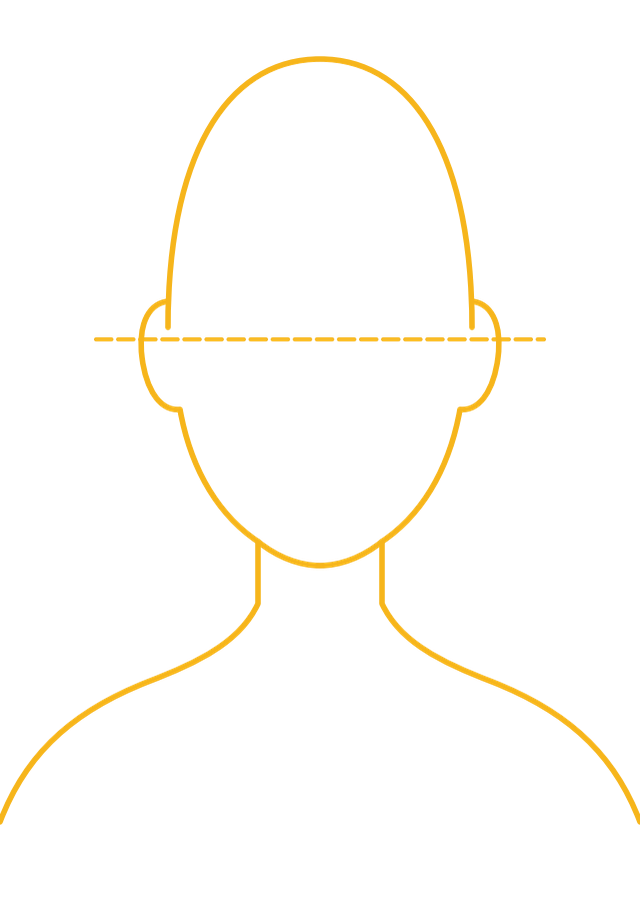
#> input picture alipay/images/id-photo-camera-guide.png, 640 x 920 px
$ python verify_id_photo_upload_ab.py --image ../../alipay/images/id-photo-camera-guide.png
#> lines starting #> are read from the running program, lines starting #| are printed output that depends on the picture
from __future__ import annotations

import argparse
import json
import math
from pathlib import Path

import cv2
import numpy as np
from PIL import Image, ImageDraw, ImageOps


ROOT = Path(__file__).resolve().parents[2]
REPORT_DIR = ROOT / "reports" / "id-photo-under-10s"
ARTIFACT_DIR = REPORT_DIR / "upload-ab-artifacts"


def resize_longest(image, longest):
    width, height = image.size
    if max(width, height) <= longest:
        return image.copy()
    scale = longest / max(width, height)
    return image.resize((round(width * scale), round(height * scale)), Image.Resampling.LANCZOS)


def ssim(reference, candidate):
    first = cv2.cvtColor(np.asarray(reference), cv2.COLOR_RGB2GRAY).astype(np.float32)
    second = cv2.cvtColor(np.asarray(candidate), cv2.COLOR_RGB2GRAY).astype(np.float32)
    c1 = (0.01 * 255) ** 2
    c2 = (0.03 * 255) ** 2
    mu1 = cv2.GaussianBlur(first, (11, 11), 1.5)
    mu2 = cv2.GaussianBlur(second, (11, 11), 1.5)
    sigma1 = cv2.GaussianBlur(first * first, (11, 11), 1.5) - mu1 * mu1
    sigma2 = cv2.GaussianBlur(second * second, (11, 11), 1.5) - mu2 * mu2
    sigma12 = cv2.GaussianBlur(first * second, (11, 11), 1.5) - mu1 * mu2
    score = ((2 * mu1 * mu2 + c1) * (2 * sigma12 + c2)) / ((mu1 * mu1 + mu2 * mu2 + c1) * (sigma1 + sigma2 + c2))
    return float(np.mean(score))


def psnr(reference, candidate):
    first = np.asarray(reference).astype(np.float32)
    second = np.asarray(candidate).astype(np.float32)
    mse = float(np.mean((first - second) ** 2))
    return 99.0 if mse == 0 else 20 * math.log10(255.0 / math.sqrt(mse))


def thumbnail(image, size=(280, 350)):
    return ImageOps.contain(image, size, Image.Resampling.LANCZOS)


def contact_sheet(source, variants, target):
    tile_w, tile_h = 300, 390
    canvas = Image.new("RGB", (tile_w * 4, tile_h * 3), "white")
    draw = ImageDraw.Draw(canvas)
    original_thumb = thumbnail(source)
    for row, longest in enumerate((2048, 1600, 1280)):
        canvas.paste(original_thumb, (10, row * tile_h + 28))
        draw.text((10, row * tile_h + 8), f"original / compare {longest}", fill="black")
        for column, quality in enumerate((85, 88, 90), start=1):
            item = variants[(longest, quality)]
            preview = thumbnail(item["image"])
            canvas.paste(preview, (column * tile_w + 10, row * tile_h + 28))
            draw.text(
                (column * tile_w + 10, row * tile_h + 8),
                f"{longest}px q{quality} ssim={item['ssim']:.4f}",
                fill="black",
            )
    canvas.save(target, quality=92)


def main():
    parser = argparse.ArgumentParser()
    parser.add_argument("--image", action="append", required=True)
    parser.add_argument("--visual-review-passed", action="store_true")
    args = parser.parse_args()
    REPORT_DIR.mkdir(parents=True, exist_ok=True)
    ARTIFACT_DIR.mkdir(parents=True, exist_ok=True)
    rows = []

    for source_arg in args.image:
        source_path = Path(source_arg).resolve()
        source = ImageOps.exif_transpose(Image.open(source_path)).convert("RGB")
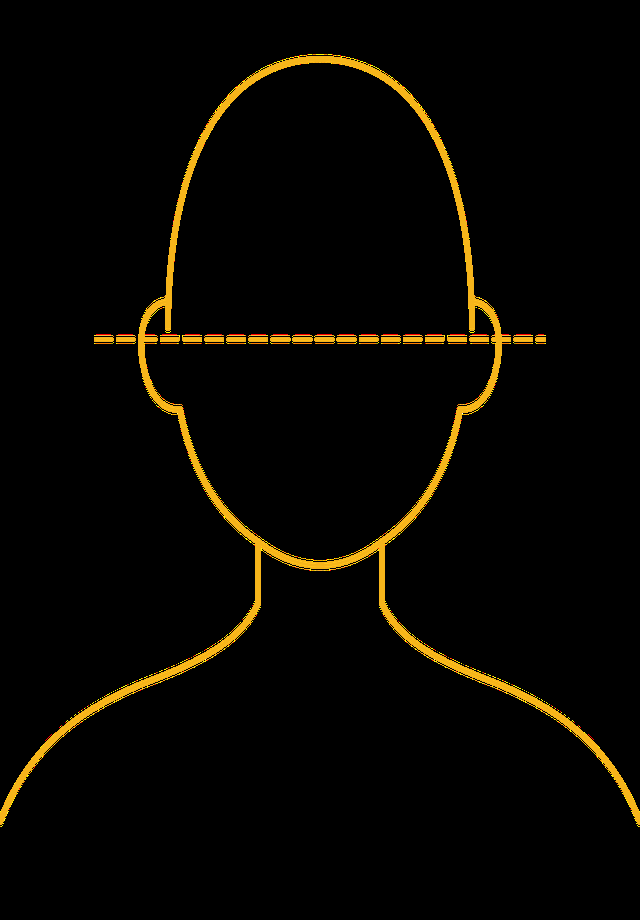
#> source: PIL image 640x920 RGB; mean R, G, B 8.6, 6.2, 0.8
        variants = {}
        for longest in (2048, 1600, 1280):
            reference = resize_longest(source, longest)
            for quality in (85, 88, 90):
                target = ARTIFACT_DIR / f"{source_path.stem}-{longest}-q{quality}.jpg"
                reference.save(target, "JPEG", quality=quality, optimize=True)
                decoded = Image.open(target).convert("RGB")
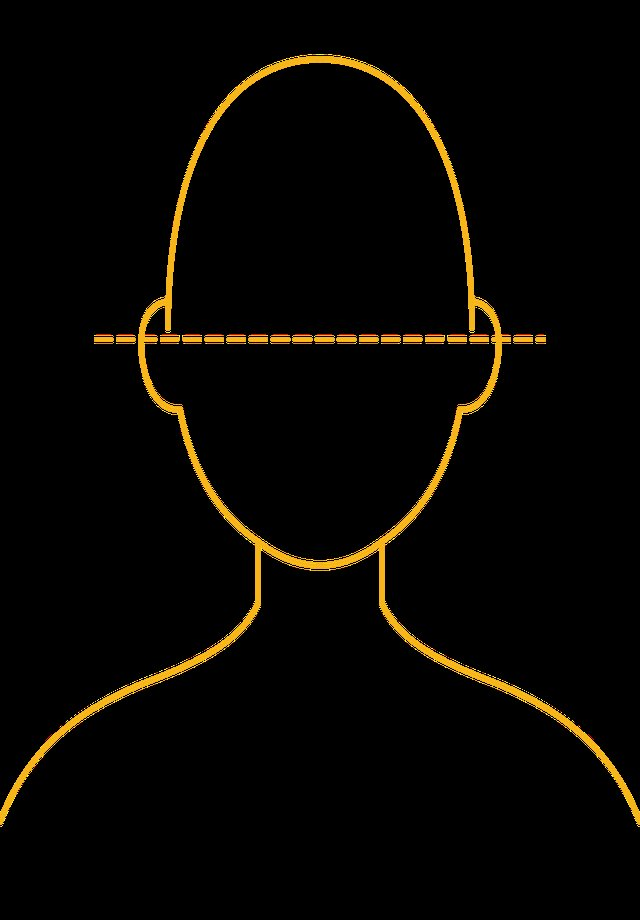
#> decoded: PIL image 640x920 RGB; mean R, G, B 8.7, 6.4, 2
                row = {
                    "source": str(source_path),
                    "originalWidth": source.width,
                    "originalHeight": source.height,
                    "originalBytes": source_path.stat().st_size,
                    "longestSide": longest,
                    "quality": quality,
                    "uploadWidth": decoded.width,
                    "uploadHeight": decoded.height,
#> (the run stopped early here; a loop or call above may not have finished)
